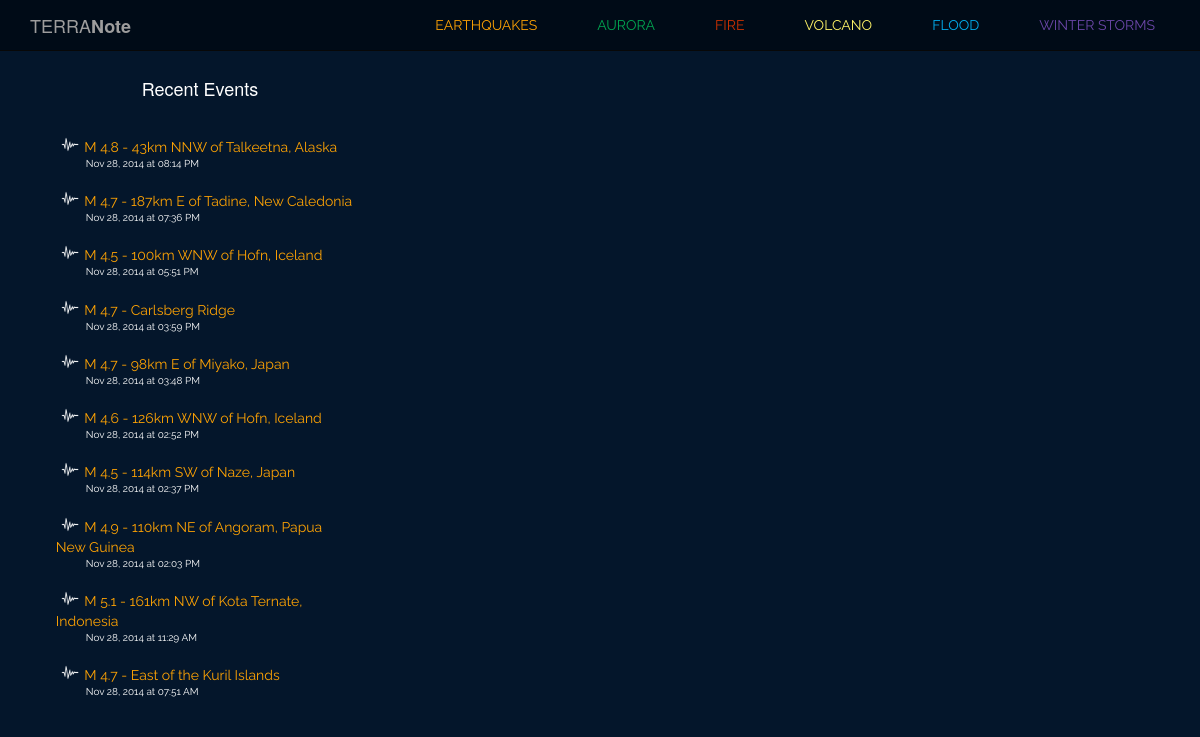
Before: / with the older database file.
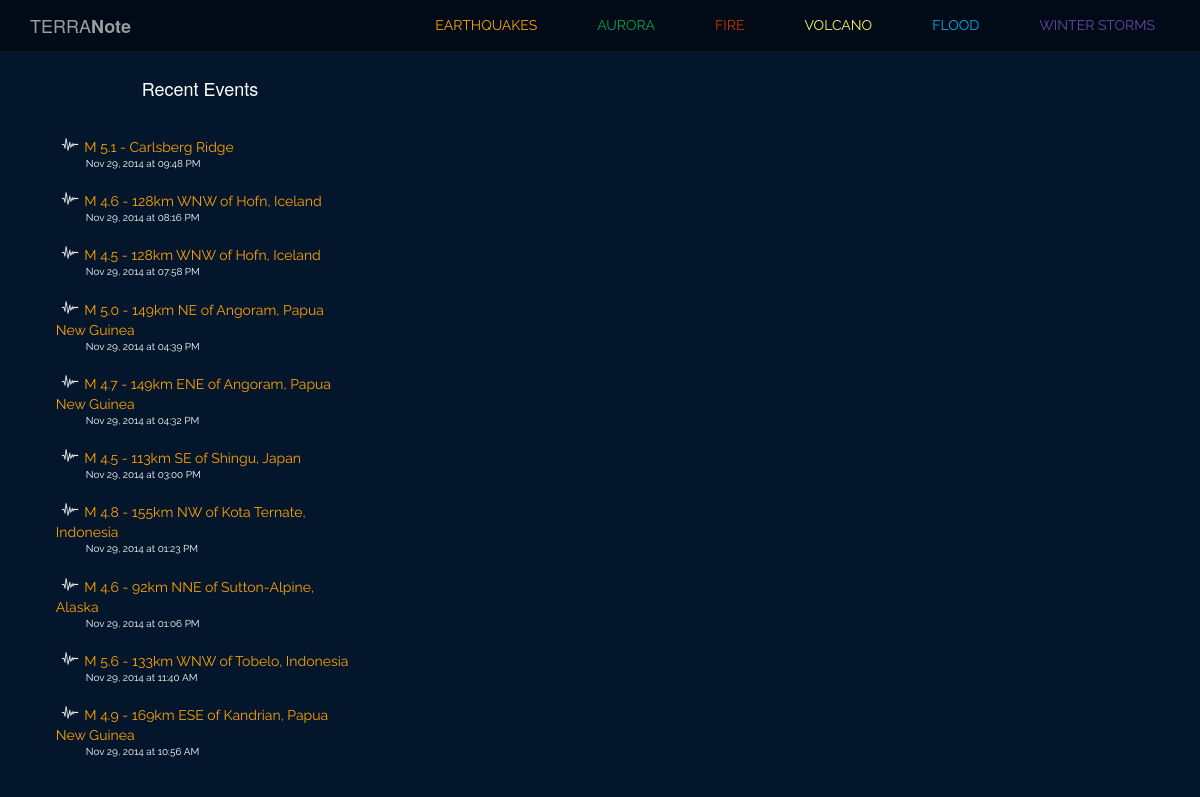
After: the same page with the newer database file.
### model.py (models this page shows)
class Quake(Base):
    __tablename__ = "quakes"
    quake_id = Column(String(50), primary_key = True)
    quake_title = Column(String, nullable = False)
    quake_type = Column(String(25), nullable = False)
    magnitude = Column(Float, nullable = False)
    place = Column(String, nullable = False)
    latitude = Column(Float, nullable = False)
    longitude = Column(Float, nullable = False)
    depth = Column(Float, nullable = False)
    quake_datetime = Column(DateTime, nullable = False)
    url = Column(String, nullable = False)
    seismictype = Column(String, nullable = False)
    status = Column(String, nullable = False)
    felt = Column(Integer, nullable = True)
    tsunami = Column(Integer, nullable = True)
    recordtime = Column(DateTime, nullable = False)

### note.py (the view)
@app.route("/")
def home_map():
	topten = db_session.query(Quake).order_by(Quake.quake_datetime.desc()).limit(10)
	cols = Quake.__table__.columns
	json_compiled = {}
	for quake in topten:
		json_compiled[quake.quake_id] = {}
		json_compiled[quake.quake_id]['lat'] = quake.latitude
		json_compiled[quake.quake_id]['lng'] = quake.longitude
		json_compiled[quake.quake_id]['title'] = quake.quake_title
		json_compiled[quake.quake_id]['id'] = quake.quake_id
	print json_compiled
	recent_quakes = db_session.query(Quake).order_by(Quake.quake_datetime.desc()).limit(10)
	return render_template("home.html", recent_quakes=recent_quakes, top_ten=json_compiled)

### templates/home.html (shortened to what this page needs)
{% extends 'base.html' %}
{% block body %}
<div class="col-sm-4" class="event-list">
	<div class="col-sm-1"></div>
		<div class="col-sm-10" class="event-list" id="userpoint">
			<div class="row">
				<div id="recent-events">Recent Events</div>
			</div>
			<div class="row">
				{% for quake in recent_quakes %}
					<div class="quake-list">
						<img class="small-icon" src="/static/images/quake-icon.png"/>
						<div class="recent-title quake-orange"><a href="/quakes/{{ quake.quake_id }}">{{ quake.quake_title }}</a></div>
						<div class="recent-datetime">{{ quake.quake_datetime.strftime('%b %d, %Y at %I:%M %p') }}</div>
					</div>
				{% endfor %}
			</div>
		</div>
	<div class="col-sm-1"></div>
</div>
<div class="col-sm-8" class="event-map" id="ten-map">
</div>
{% endblock %}

Changed rows visible on the page:
no longer on this page (row unchanged): Quake: quake_title "M 4.8 - 43km NNW of Talkeetna, Alaska", quake_datetime "Nov 28, 2014 at 08:14 PM"
no longer on this page (row unchanged): Quake: quake_title "M 4.7 - 187km E of Tadine, New Caledonia", quake_datetime "Nov 28, 2014 at 07:36 PM"
no longer on this page (row unchanged): Quake: quake_title "M 4.5 - 100km WNW of Hofn, Iceland", quake_datetime "Nov 28, 2014 at 05:51 PM"
no longer on this page (row unchanged): Quake: quake_title "M 4.7 - Carlsberg Ridge", quake_datetime "Nov 28, 2014 at 03:59 PM"
no longer on this page (row unchanged): Quake: quake_title "M 4.7 - 98km E of Miyako, Japan", quake_datetime "Nov 28, 2014 at 03:48 PM"
no longer on this page (row unchanged): Quake: quake_title "M 4.6 - 126km WNW of Hofn, Iceland", quake_datetime "Nov 28, 2014 at 02:52 PM"
no longer on this page (row unchanged): Quake: quake_title "M 4.5 - 114km SW of Naze, Japan", quake_datetime "Nov 28, 2014 at 02:37 PM"
no longer on this page (row unchanged): Quake: quake_title "M 4.9 - 110km NE of Angoram, Papua New Guinea", quake_datetime "Nov 28, 2014 at 02:03 PM"
no longer on this page (row unchanged): Quake: quake_title "M 5.1 - 161km NW of Kota Ternate, Indonesia", quake_datetime "Nov 28, 2014 at 11:29 AM"
no longer on this page (row unchanged): Quake: quake_title "M 4.7 - East of the Kuril Islands", quake_datetime "Nov 28, 2014 at 07:51 AM"
added Quake: quake_title "M 5.1 - Carlsberg Ridge", quake_datetime "Nov 29, 2014 at 09:48 PM"
added Quake: quake_title "M 4.6 - 128km WNW of Hofn, Iceland", quake_datetime "Nov 29, 2014 at 08:16 PM"
added Quake: quake_title "M 4.5 - 128km WNW of Hofn, Iceland", quake_datetime "Nov 29, 2014 at 07:58 PM"
added Quake: quake_title "M 5.0 - 149km NE of Angoram, Papua New Guinea", quake_datetime "Nov 29, 2014 at 04:39 PM"
added Quake: quake_title "M 4.7 - 149km ENE of Angoram, Papua New Guinea", quake_datetime "Nov 29, 2014 at 04:32 PM"
added Quake: quake_title "M 4.5 - 113km SE of Shingu, Japan", quake_datetime "Nov 29, 2014 at 03:00 PM"
added Quake: quake_title "M 4.8 - 155km NW of Kota Ternate, Indonesia", quake_datetime "Nov 29, 2014 at 01:23 PM"
added Quake: quake_title "M 4.6 - 92km NNE of Sutton-Alpine, Alaska", quake_datetime "Nov 29, 2014 at 01:06 PM"
added Quake: quake_title "M 5.6 - 133km WNW of Tobelo, Indonesia", quake_datetime "Nov 29, 2014 at 11:40 AM"
added Quake: quake_title "M 4.9 - 169km ESE of Kandrian, Papua New Guinea", quake_datetime "Nov 29, 2014 at 10:56 AM"
